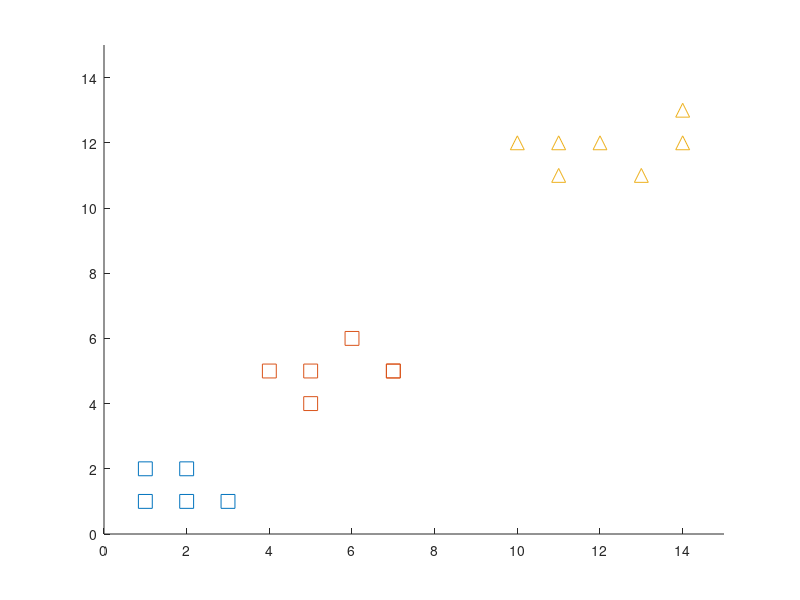
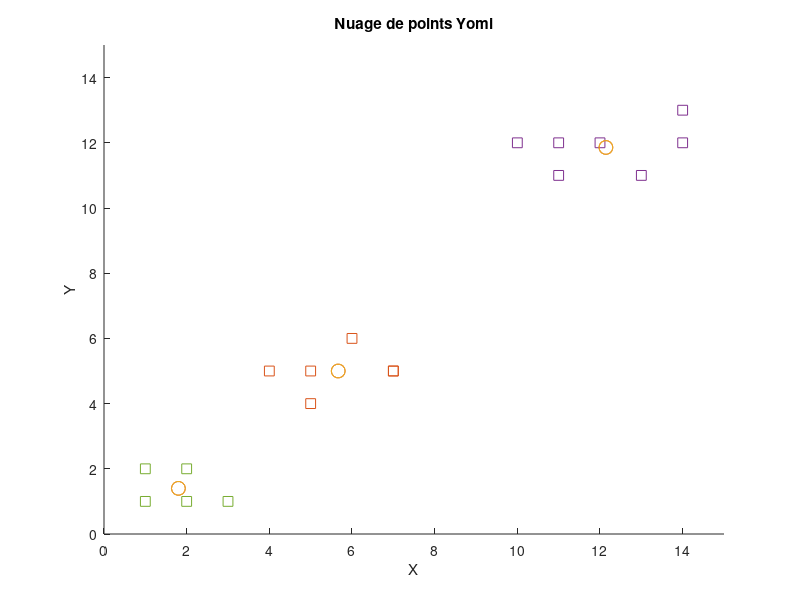

The MATLAB source for these figures, in order:
clc; clear;

data1 = [1 2;
 2 2;
 2 1;
 1 1;
 3 1];

data2 = [4 5;
 5 5;
 7 5;
 5 4;
 7 5;
 6 6];

data3 = [10 12;
 14 12;
 11 11;
 12 12;
 11 12;
 13 11;
 14 13];


scatter(data1(:,1), data1(:,2), 100, 'sb');
hold all;
scatter(data2(:,1), data2(:,2), 100, 'sb');
scatter(data3(:,1), data3(:,2), 100, '^m');
hold off;

axis([0 15 0 15])


figure

allData=cat(1,data1,data2,data3);
[idx, centers] = kmeans(allData, 3);

colormap(lines(5))
scatter(allData(:,1), allData(:,2), 50, idx, 's')

hold on
scatter(centers(:,1), centers(:,2), 100, 'ko')
scatter(centers(:,1), centers(:,2), 100, 'rx')
hold off

title('Nuage de points Yomi')
xlabel('X')
ylabel('Y')
axis([0 15 0 15])
